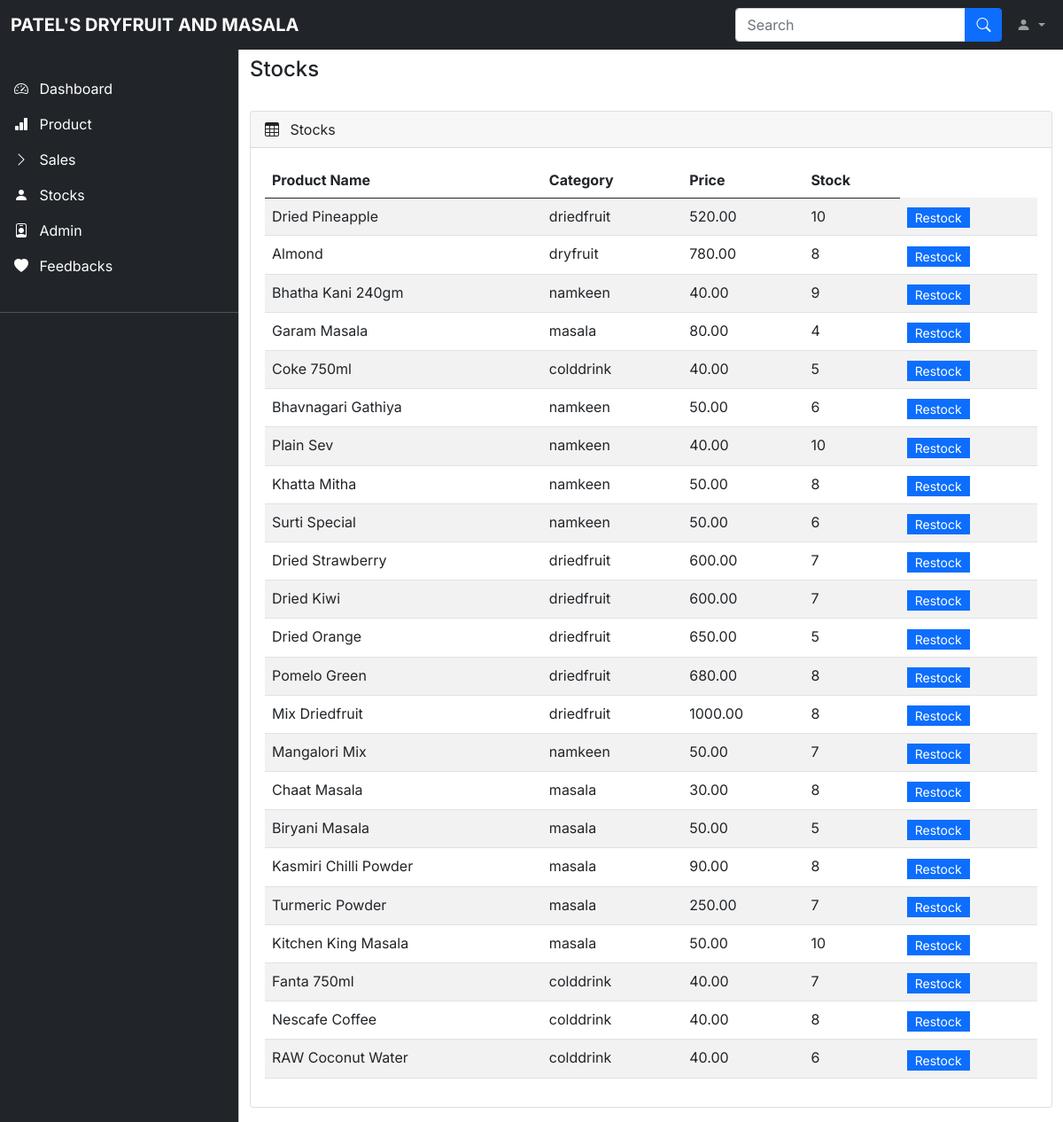
/admin/stocks.php, run on the app's committed database.
### tables this page shows
CREATE TABLE `tblproduct` (
  `pid` int(10) NOT NULL,
  `pname` varchar(255) NOT NULL,
  `category` varchar(40) NOT NULL,
  `pimage` varchar(255) NOT NULL,
  `price` float(100,2) NOT NULL,
  `status` varchar(40) NOT NULL,
  `date` date NOT NULL
);

CREATE TABLE `tblstock` (
  `StId` int(11) NOT NULL,
  `pid` int(11) NOT NULL,
  `stock` int(11) NOT NULL,
  `date` timestamp NOT NULL DEFAULT current_timestamp()
);

### admin/stocks.php (the view, shortened to what this page needs)
<?php
include 'datacon.php';
?>
<!DOCTYPE html>
<html lang="en">
<head>
    <link rel="stylesheet" href="css/bootstrap.min.css" />
    <link rel="stylesheet" href="https://cdn.jsdelivr.net/npm/bootstrap-icons@1.4.1/font/bootstrap-icons.css" />
    <link rel="stylesheet" href="css/dataTables.bootstrap5.min.css" />
    <link rel="stylesheet" href="css/style.css" />
</head>
<body>
    <nav class="navbar navbar-expand-lg navbar-dark bg-dark fixed-top">
        <div class="container-fluid">
            <a class="navbar-brand me-auto ms-lg-0 ms-3 text-uppercase fw-bold" href="#">Patel's Dryfruit and Masala</a>
            <div class="collapse navbar-collapse" id="topNavBar">
                <form class="d-flex ms-auto my-3 my-lg-0">
                    <div class="input-group">
                        <input class="form-control" type="search" placeholder="Search" aria-label="Search" />
                        <button class="btn btn-primary" type="submit">
                            <i class="bi bi-search"></i>
                        </button>
                    </div>
                </form>
                <ul class="navbar-nav">
                    <li class="nav-item dropdown">
                        <a class="nav-link dropdown-toggle ms-2" href="#" role="button" data-bs-toggle="dropdown" aria-expanded="false">
                            <i class="bi bi-person-fill"></i>
                        </a>
                    </li>
                </ul>
            </div>
        </div>
    </nav>
    <div class="offcanvas offcanvas-start sidebar-nav bg-dark" tabindex="-1" id="sidebar">
        <div class="offcanvas-body p-0">
            <nav class="navbar-dark">
                <ul class="navbar-nav">
                    <li>
                        <br>
                        <a href="index.php" class="nav-link px-3 active">
                            <span class="me-2"><i class="bi bi-speedometer2"></i></span>
                            <span>Dashboard</span>
                        </a>
                        <a href="product.php" class="nav-link px-3 active">
                            <span class="me-2"><i class="bi bi-bar-chart-fill"></i></span>
                            <span>Product</span>
                        </a>
                        <a href="sales.php" class="nav-link px-3 active">
                            <span class="me-2"><i class="bi bi-chevron-right"></i></span>
                            <span>Sales</span>
                        </a>
                        <a href="stocks.php" class="nav-link px-3 active">
                            <span class="me-2"><i class="bi bi-person-fill"></i></span>
                            <span>Stocks</span>
                        </a>
                        <a href="admin.php" class="nav-link px-3 active">
                            <span class="me-2"><i class="bi-person-badge"></i></span>
                            <span>Admin</span>
                        </a>
                        <a href="feedbacks.php" class="nav-link px-3 active">
                            <span class="me-2"><i class="bi-heart-fill"></i></span>
                            <span>Feedbacks</span>
                        </a>
                    </li>
                    <li class="my-4">
                        <hr class="dropdown-divider bg-light" />
                    </li>
                </ul>
            </nav>
        </div>
    </div>
    <main class="mt-5 pt-3">
        <div class="container-fluid">
            <div class="row">
                <div class="col-md-12">
                    <h4>Stocks
                    </h4>
                </div>
            </div>
            <br>
            <div class="row">
                <div class="col-md-12 mb-3">
                    <div class="card">
                        <div class="card-header">
                            <span><i class="bi bi-table me-2"></i></span> Stocks
                        </div>
                        <div class="card-body">
                            <div class="table-responsive">
                                <table id="example" class="table table-striped data-table" style="width: 100%">
                                    <thead>
                                        <tr>
                                            <th>Product Name</th>
                                            <th>Category</th>
                                            <th>Price</th>
                                            <th>Stock</th>
                                        </tr>
                                    </thead>
                                    <tbody>
                                        <?php
                                        $query = "SELECT * FROM tblproduct";
                                        $data = mysqli_query($conn, $query);
                                        $result = mysqli_fetch_row($data);
                                        if ($result) {
                                            while ($rows = mysqli_fetch_assoc($data)) {
                                                $pid = $rows['pid'];
                                        ?>
                                                <tr>
                                                    <td><?php echo $rows['pname']; ?></td>
                                                    <td><?php echo $rows['category']; ?></td>
                                                    <td><?php echo $rows['price']; ?></td>
                                                    <?php
                                                    $query = "select * from tblstock where pid='$pid'";
                                                    $result = mysqli_query($conn, $query);
                                                    $row = mysqli_fetch_assoc($result)
                                                    ?>
                                                    <td><?php echo $row['stock']; ?></td>
                                                    <td>
                                                        <div class="btn-group" role="group">
                                                            <a href="addstock.php?id=<?php echo $rows['pid']; ?>"><input id="btnGroupDrop1" type="submit" value="Restock" class="btn btn-primary dropdown-toggle btn-sm rounded-0 py-0"></a>
                                                        </div>
                                                    </td>
                                                <?php
                                            }
                                                ?>
                                                </tr>
                                            <?php
                                        }
                                            ?>
                                    </tbody>
                                </table>
                            </div>
                        </div>
                    </div>
                </div>
            </div>
        </div>
    </main>
</body>
</html>

### data on the page
tblproduct: pname "Dried Pineapple", category "driedfruit", price "520.00", tblstock.stock "10"
tblproduct: pname "Almond", category "dryfruit", price "780.00", tblstock.stock "8"
tblproduct: pname "Bhatha Kani 240gm", category "namkeen", price "40.00", tblstock.stock "9"
tblproduct: pname "Garam Masala", category "masala", price "80.00", tblstock.stock "4"
tblproduct: pname "Coke 750ml", category "colddrink", price "40.00", tblstock.stock "5"
tblproduct: pname "Bhavnagari Gathiya", category "namkeen", price "50.00", tblstock.stock "6"
tblproduct: pname "Plain Sev", category "namkeen", price "40.00", tblstock.stock "10"
tblproduct: pname "Khatta Mitha", category "namkeen", price "50.00", tblstock.stock "8"
tblproduct: pname "Surti Special", category "namkeen", price "50.00", tblstock.stock "6"
tblproduct: pname "Dried Strawberry", category "driedfruit", price "600.00", tblstock.stock "7"
tblproduct: pname "Dried Kiwi", category "driedfruit", price "600.00", tblstock.stock "7"
tblproduct: pname "Dried Orange", category "driedfruit", price "650.00", tblstock.stock "5"
tblproduct: pname "Pomelo Green", category "driedfruit", price "680.00", tblstock.stock "8"
tblproduct: pname "Mix Driedfruit", category "driedfruit", price "1000.00", tblstock.stock "8"
tblproduct: pname "Mangalori Mix", category "namkeen", price "50.00", tblstock.stock "7"
tblproduct: pname "Chaat Masala", category "masala", price "30.00", tblstock.stock "8"
tblproduct: pname "Biryani Masala", category "masala", price "50.00", tblstock.stock "5"
tblproduct: pname "Kasmiri Chilli Powder", category "masala", price "90.00", tblstock.stock "8"
tblproduct: pname "Turmeric Powder", category "masala", price "250.00", tblstock.stock "7"
tblproduct: pname "Kitchen King Masala", category "masala", price "50.00", tblstock.stock "10"
tblproduct: pname "Fanta 750ml", category "colddrink", price "40.00", tblstock.stock "7"
tblproduct: pname "Nescafe Coffee", category "colddrink", price "40.00", tblstock.stock "8"
tblproduct: pname "RAW Coconut Water", category "colddrink", price "40.00", tblstock.stock "6"
